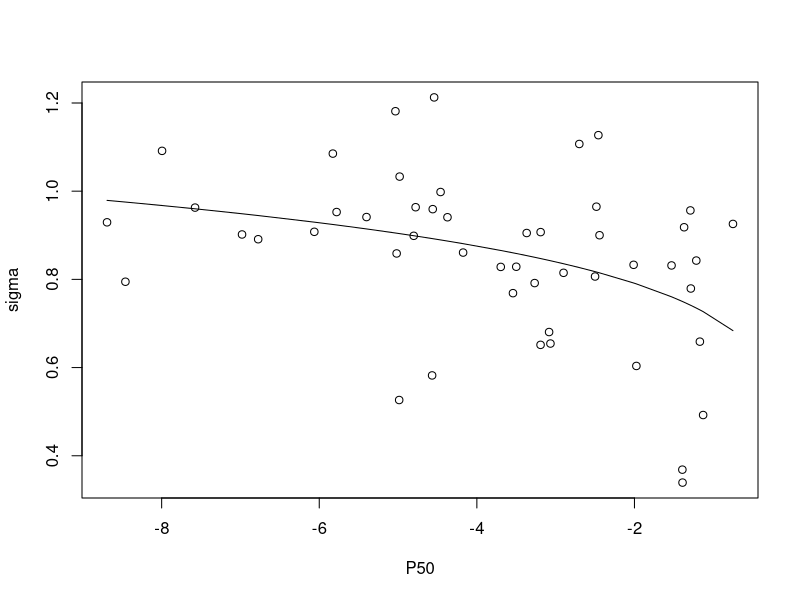

Here is the R script that generated this plot:

rawdata <- read.csv("Data/Martinez-vilalta 2014.csv")
data <- data.frame(P50=rawdata$P50.Mpa, sigma=rawdata$sigma)
data <- data[order(data$P50), ]

fit <- nls(sigma ~ a*(-P50)^b+c, data=data, start=list(a=0.8459, b=0.1261, c=-0.1320),
           control=c(minFactor=1e-5))

plot(data)
lines(data$P50, predict(fit))